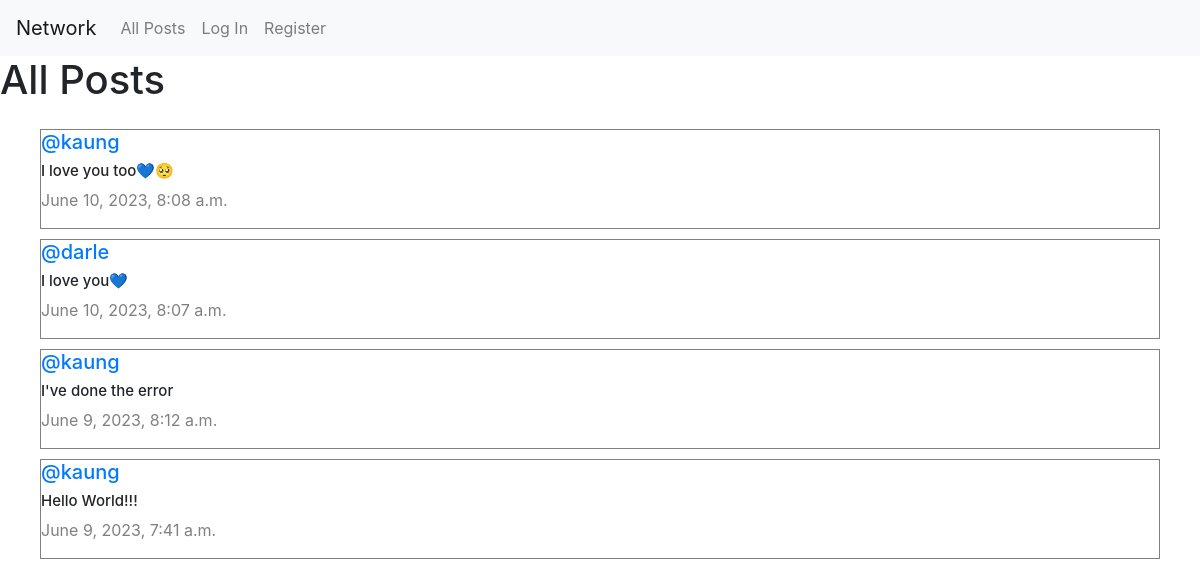
The page / on the database its author committed.
### network/models.py (models this page shows, shortened)
class Post(models.Model):
    content = models.CharField(max_length=140)
    user = models.ForeignKey(User, on_delete=models.CASCADE, related_name="author")
    date = models.DateTimeField(auto_now_add=True)

class User(AbstractUser):
    pass

### network/views.py (the view)
# urls.py: path("", views.index, name="index"),
def index(request):
    allPosts = Post.objects.all().order_by("id").reverse();
    paginator = Paginator(allPosts, 10);
    page_number = request.GET.get('page');
    posts_of_the_page = paginator.get_page(page_number)
    allLikes = Like.objects.all()
    whoYouLiked = []
    try:
        for like in allLikes:
            if like.user.id == request.user.id:
                whoYouLiked.append(like.post.id)
    except:
        whoYouLiked = []
    return render(request, "network/index.html", {
        "allPosts": allPosts,
        "posts_of_the_page": posts_of_the_page,
        "whoYouLiked": whoYouLiked
    })

### network/templates/network/index.html (shortened to what this page needs)
{% extends "network/layout.html" %}
{% block body %}
    <h1>All Posts</h1>
    <div class="all-posts">
        {% for post in posts_of_the_page %}
            <div class="row post">
                <h5 class="username"><a href="{% url 'profile' user_id=post.user.id %}">@{{ post.user }}</a></h5>
                <h6 class="content" id="content_{{ post.id }}">{{ post.content }}</h6>
                <p class="date">{{ post.date }}</p>
            </div>
        {% endfor %}
    </div>
{% endblock %}

### network/templates/network/layout.html (shortened to what this page needs)
{% load static %}
<!DOCTYPE html>
<html lang="en">
    <head>
        <link rel="stylesheet" href="https://stackpath.bootstrapcdn.com/bootstrap/4.4.1/css/bootstrap.min.css">
        <link href="{% static 'network/style.css' %}" rel="stylesheet">
        <link rel="stylesheet" href="https://cdnjs.cloudflare.com/ajax/libs/font-awesome/4.7.0/css/font-awesome.min.css">
    </head>
    <body>
        <nav class="navbar navbar-expand-lg navbar-light bg-light">
            <a class="navbar-brand" href="{% url 'index' %}">Network</a>
            <div>
              <ul class="navbar-nav mr-auto">
                <li class="nav-item">
                  <a class="nav-link" href="{% url 'index' %}">All Posts</a>
                </li>
                {% if user.is_authenticated %}
                    <li class="nav-item">
                        <a class="nav-link" href="{% url 'following' %}">Following</a>
                    </li>
                    <li class="nav-item">
                        <a class="nav-link" href="{% url 'logout' %}">Log Out</a>
                    </li>
                {% else %}
                    <li class="nav-item">
                        <a class="nav-link" href="{% url 'login' %}">Log In</a>
                    </li>
                    <li class="nav-item">
                        <a class="nav-link" href="{% url 'register' %}">Register</a>
                    </li>
                {% endif %}
              </ul>
            </div>
          </nav>
        <div class="body">
            {% block body %}
            {% endblock %}
        </div>
    </body>
</html>

### network/static/network/style.css (style rules this page uses)
.all-posts { display: flex; justify-content: flex-start; flex-direction: column; margin: 20px; }
.post { border: 0.1px solid gray; display: flex; flex-direction: column; justify-content: center; box-sizing: border-box; margin: 5px 20px; }
.content { font-size: 15px; }
.username { font-size: 20px; }
.date { color: gray; font: 15px; }

### rows shown on the page
Post: user "kaung", content "I love you too💙🥺", date "June 10, 2023, 8:08 a.m."
Post: user "darle", content "I love you💙", date "June 10, 2023, 8:07 a.m."
Post: user "kaung", content "I've done the error", date "June 9, 2023, 8:12 a.m."
Post: user "kaung", content "Hello World!!!", date "June 9, 2023, 7:41 a.m."
